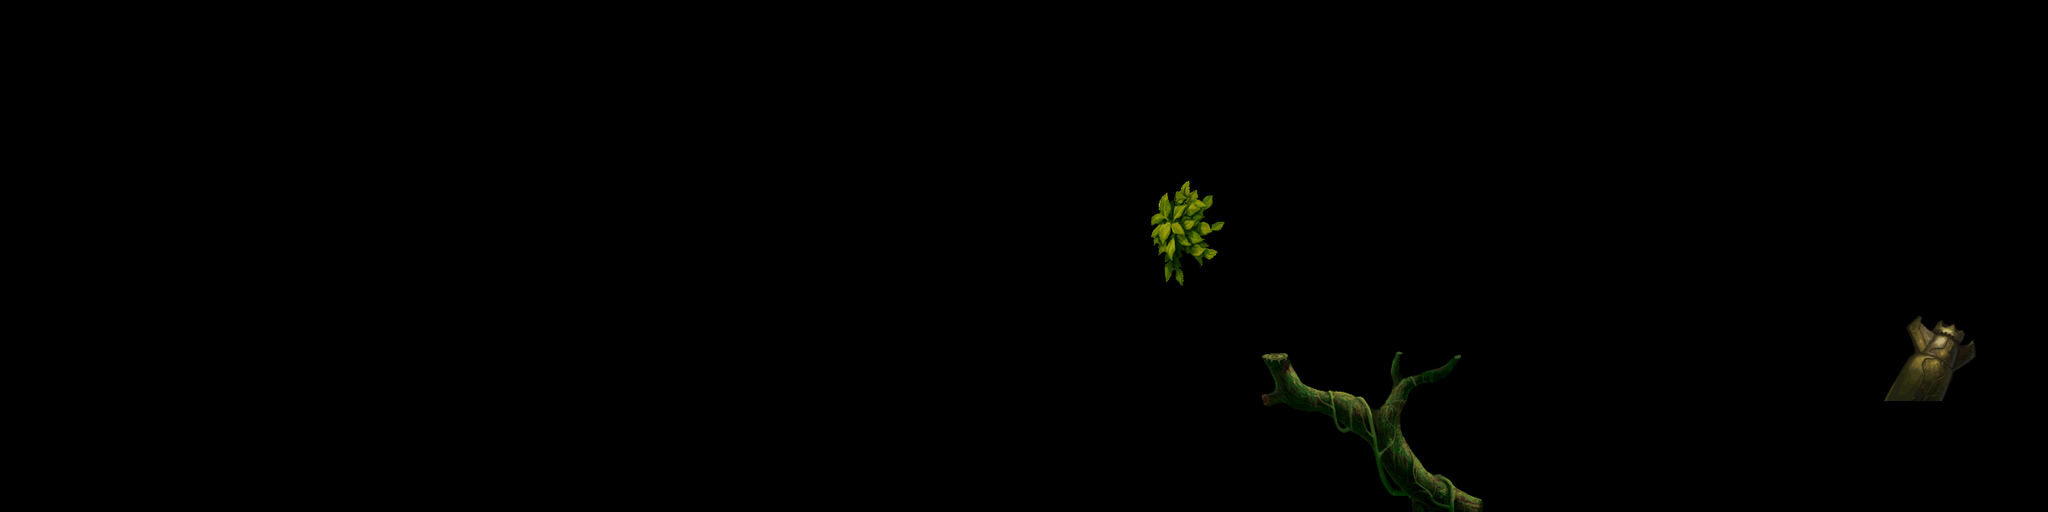

Below is a game level as drawn by its tile map, then a one-line description and the .tmx that defines it (tile-layer data replaced by summaries):
An orthogonal 60x15 tile map with 40x40 px tiles, 2 tile layers (land1, land2).

<map version="1.0" orientation="orthogonal" width="60" height="15" tilewidth="40" tileheight="40">
 <tileset firstgid="1" name="c-jinjing" tilewidth="40" tileheight="40">
  <image source="c-jinjing.png" width="1775" height="506" />
 </tileset>
 <layer name="land1" width="60" height="15">
  <data>[900 cells, 68 non-empty, 68 distinct tile ids]</data>
 </layer>
 <layer name="land2" width="60" height="15">
  <data>[900 cells, 16 non-empty, 16 distinct tile ids]</data>
 </layer>
</map>
